Frame 1 (no input): blank canvas, image omitted
Frame 60 (no input): blank canvas, image omitted
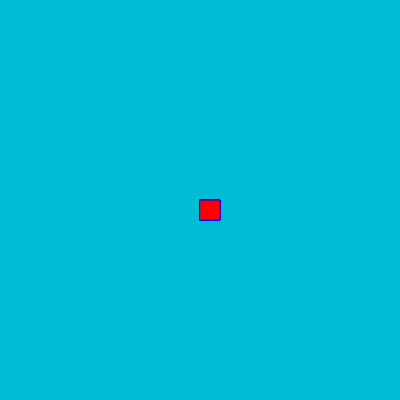
Frame 120 (the mouse pressed at the canvas centre since frame 60)

The p5.js sketch whose frames 1 and 60 were blank and that drew this single picture after the mouse press (run headless with seeded random() and noise() and a simulated clock; from frame 60 on, the mouse is pressed at the canvas centre):

// p5.js sketch
// ── sketch.js
function setup() {
    createCanvas(400, 400);
    background("#00BCD4")
      
    }
    function draw() {
    stroke("blue")
    fill("red")
    if(mouseIsPressed) {
    rect(mouseX, mouseY, 20, 20);
    }
    }
